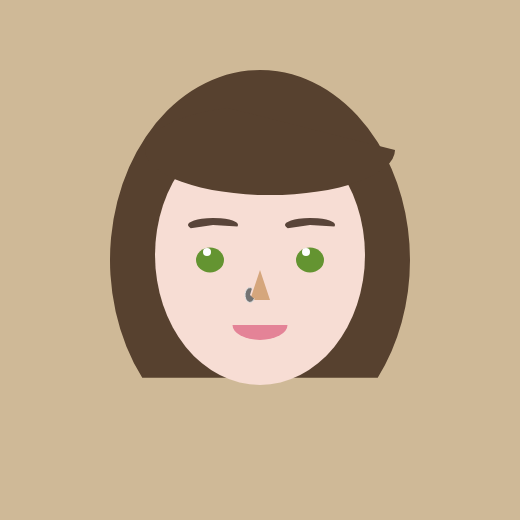
Frame 1 (no input)
Frame 60 (no input): identical to frame 1, image omitted
Frame 120 (the mouse pressed at the canvas centre since frame 60): identical to frame 1, image omitted

The p5.js sketch that drew this single still picture (run headless with seeded random() and noise() and a simulated clock; from frame 60 on, the mouse is pressed at the canvas centre):

// p5.js sketch
// ── sketch.js
function setup() {
  createCanvas(520, 520);
}

function draw() {
  background(207, 185, 151);
  
  //hair
  noStroke()
  fill(87, 65, 47);
  arc(260, 260, 300, 380, QUARTER_PI + HALF_PI, QUARTER_PI, OPEN);
  
  //face 
  noStroke()
  fill(247, 221, 212);
  ellipse(260, 255, 210, 260);
  
  //bangs
  noStroke()
  fill(87, 65, 47);
  arc(270, 150, 250, 90, 0, PI + QUARTER_PI, CHORD);
  
  
  //brows
  fill(89, 68, 57);
  arc(213,225,50,14,3,.06);
  arc(310,225,50,14,3,.06);
  fill(213, 196, 161);
  line(30, 20, 85, 75);
  
  //eyes
  strokeWeight(1);
  fill(100, 148, 49);
  ellipse(210, 260, 28, 25);
  ellipse(310, 260, 28, 25);

  //eyeballs
  noStroke()
  fill(255);
  ellipse(207, 252, 8, 8);
  ellipse(306, 252, 8, 8);

  //nose
  fill(213, 166, 124)
  triangle(260, 270, 270, 300, 250, 300);
  
  //mouth
  fill(228, 131, 151);
  arc(260, 325, 55, 30, 0, PI);
  
  //piercing
  stroke(227, 227, 227);
  fill(115, 115, 115);
  arc(250, 295, 10, 15, .75, 5);
  
  
}
